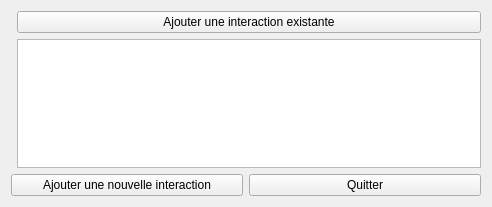
<?xml version="1.0" encoding="UTF-8"?>
<ui version="4.0">
 <class>AjoutInteractionWindow</class>
 <widget class="QWidget" name="AjoutInteractionWindow">
  <property name="windowModality">
   <enum>Qt::NonModal</enum>
  </property>
  <property name="geometry">
   <rect>
    <x>0</x>
    <y>0</y>
    <width>492</width>
    <height>207</height>
   </rect>
  </property>
  <property name="windowTitle">
   <string>Ajouter une interaction</string>
  </property>
  <layout class="QGridLayout" name="gridLayout">
   <property name="sizeConstraint">
    <enum>QLayout::SetMinAndMaxSize</enum>
   </property>
   <item row="0" column="0">
    <layout class="QVBoxLayout" name="verticalLayout">
     <item>
      <layout class="QFormLayout" name="formLayout">
       <item row="1" column="1">
        <widget class="QTextEdit" name="newEventText"/>
       </item>
       <item row="0" column="1">
        <widget class="QPushButton" name="existingEventButton">
         <property name="text">
          <string>Ajouter une interaction existante</string>
         </property>
        </widget>
       </item>
      </layout>
     </item>
     <item>
      <layout class="QHBoxLayout" name="horizontalLayout">
       <item>
        <widget class="QPushButton" name="newEventButton">
         <property name="text">
          <string>Ajouter une nouvelle interaction</string>
         </property>
        </widget>
       </item>
       <item>
        <widget class="QPushButton" name="quitButton">
         <property name="text">
          <string>Quitter</string>
         </property>
        </widget>
       </item>
      </layout>
     </item>
    </layout>
   </item>
  </layout>
 </widget>
 <resources/>
 <connections/>
</ui>
